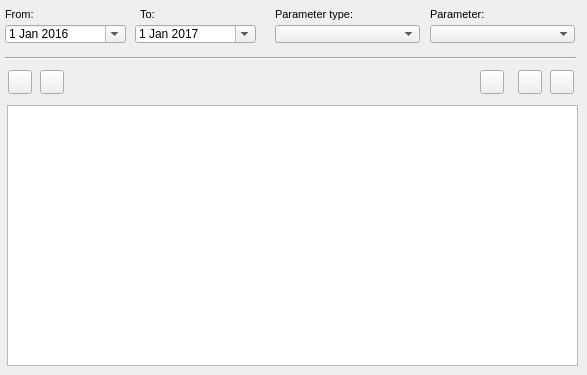
    <widget class="QWidget" name="page_event">
     <attribute name="title">
      <string>O&amp;&amp;M</string>
     </attribute>
     <widget class="QComboBox" name="event_id">
      <property name="geometry">
       <rect>
        <x>430</x>
        <y>25</y>
        <width>145</width>
        <height>18</height>
       </rect>
      </property>
     </widget>
     <widget class="QPushButton" name="btn_new_visit">
      <property name="geometry">
       <rect>
        <x>40</x>
        <y>70</y>
        <width>24</width>
        <height>24</height>
       </rect>
      </property>
      <property name="sizePolicy">
       <sizepolicy hsizetype="Minimum" vsizetype="Fixed">
        <horstretch>0</horstretch>
        <verstretch>0</verstretch>
       </sizepolicy>
      </property>
      <property name="styleSheet">
       <string notr="true"/>
      </property>
      <property name="text">
       <string/>
      </property>
      <property name="icon">
       <iconset>
        <normaloff>../icons/64b.png</normaloff>../icons/64b.png</iconset>
      </property>
      <property name="iconSize">
       <size>
        <width>22</width>
        <height>22</height>
       </size>
      </property>
     </widget>
     <widget class="QLabel" name="label_event_paratype">
      <property name="geometry">
       <rect>
        <x>275</x>
        <y>3</y>
        <width>93</width>
        <height>22</height>
       </rect>
      </property>
      <property name="font">
       <font>
        <pointsize>8</pointsize>
       </font>
      </property>
      <property name="layoutDirection">
       <enum>Qt::LeftToRight</enum>
      </property>
      <property name="frameShape">
       <enum>QFrame::NoFrame</enum>
      </property>
      <property name="frameShadow">
       <enum>QFrame::Raised</enum>
      </property>
      <property name="text">
       <string>Parameter type:</string>
      </property>
      <property name="textFormat">
       <enum>Qt::AutoText</enum>
      </property>
      <property name="scaledContents">
       <bool>false</bool>
      </property>
      <property name="margin">
       <number>3</number>
      </property>
     </widget>
     <widget class="QComboBox" name="event_type">
      <property name="geometry">
       <rect>
        <x>275</x>
        <y>25</y>
        <width>145</width>
        <height>18</height>
       </rect>
      </property>
     </widget>
     <widget class="QDateEdit" name="date_event_to">
      <property name="geometry">
       <rect>
        <x>135</x>
        <y>25</y>
        <width>121</width>
        <height>18</height>
       </rect>
      </property>
      <property name="date">
       <date>
        <year>2017</year>
        <month>1</month>
        <day>1</day>
       </date>
      </property>
      <property name="calendarPopup">
       <bool>true</bool>
      </property>
     </widget>
     <widget class="QPushButton" name="btn_open_gallery">
      <property name="geometry">
       <rect>
        <x>480</x>
        <y>70</y>
        <width>24</width>
        <height>24</height>
       </rect>
      </property>
      <property name="styleSheet">
       <string notr="true"/>
      </property>
      <property name="text">
       <string/>
      </property>
      <property name="icon">
       <iconset>
        <normaloff>../icons/136b.png</normaloff>../icons/136b.png</iconset>
      </property>
      <property name="iconSize">
       <size>
        <width>22</width>
        <height>22</height>
       </size>
      </property>
     </widget>
     <widget class="QLabel" name="label_event_parameter">
      <property name="geometry">
       <rect>
        <x>430</x>
        <y>3</y>
        <width>91</width>
        <height>22</height>
       </rect>
      </property>
      <property name="font">
       <font>
        <pointsize>8</pointsize>
       </font>
      </property>
      <property name="frameShape">
       <enum>QFrame::NoFrame</enum>
      </property>
      <property name="frameShadow">
       <enum>QFrame::Raised</enum>
      </property>
      <property name="text">
       <string>Parameter:</string>
      </property>
      <property name="textFormat">
       <enum>Qt::AutoText</enum>
      </property>
      <property name="scaledContents">
       <bool>false</bool>
      </property>
      <property name="margin">
       <number>3</number>
      </property>
     </widget>
     <widget class="QDateEdit" name="date_event_from">
      <property name="geometry">
       <rect>
        <x>5</x>
        <y>25</y>
        <width>121</width>
        <height>18</height>
       </rect>
      </property>
      <property name="date">
       <date>
        <year>2016</year>
        <month>1</month>
        <day>1</day>
       </date>
      </property>
      <property name="calendarPopup">
       <bool>true</bool>
      </property>
     </widget>
     <widget class="QTableView" name="tbl_event_node">
      <property name="geometry">
       <rect>
        <x>7</x>
        <y>105</y>
        <width>571</width>
        <height>261</height>
       </rect>
      </property>
      <property name="sortingEnabled">
       <bool>true</bool>
      </property>
     </widget>
     <widget class="QLabel" name="label_data_event_from">
      <property name="geometry">
       <rect>
        <x>5</x>
        <y>3</y>
        <width>90</width>
        <height>22</height>
       </rect>
      </property>
      <property name="font">
       <font>
        <pointsize>8</pointsize>
       </font>
      </property>
      <property name="frameShape">
       <enum>QFrame::NoFrame</enum>
      </property>
      <property name="frameShadow">
       <enum>QFrame::Plain</enum>
      </property>
      <property name="text">
       <string>From:</string>
      </property>
      <property name="textFormat">
       <enum>Qt::AutoText</enum>
      </property>
      <property name="scaledContents">
       <bool>false</bool>
      </property>
      <property name="alignment">
       <set>Qt::AlignLeading|Qt::AlignLeft|Qt::AlignVCenter</set>
      </property>
      <property name="margin">
       <number>3</number>
      </property>
     </widget>
     <widget class="QLabel" name="label_data_event_to">
      <property name="geometry">
       <rect>
        <x>140</x>
        <y>3</y>
        <width>31</width>
        <height>22</height>
       </rect>
      </property>
      <property name="font">
       <font>
        <pointsize>8</pointsize>
       </font>
      </property>
      <property name="frameShape">
       <enum>QFrame::NoFrame</enum>
      </property>
      <property name="frameShadow">
       <enum>QFrame::Raised</enum>
      </property>
      <property name="text">
       <string>To:</string>
      </property>
      <property name="textFormat">
       <enum>Qt::AutoText</enum>
      </property>
      <property name="scaledContents">
       <bool>false</bool>
      </property>
      <property name="margin">
       <number>3</number>
      </property>
     </widget>
     <widget class="Line" name="line_7">
      <property name="geometry">
       <rect>
        <x>5</x>
        <y>50</y>
        <width>571</width>
        <height>16</height>
       </rect>
      </property>
      <property name="orientation">
       <enum>Qt::Horizontal</enum>
      </property>
     </widget>
     <widget class="QPushButton" name="btn_open_visit_doc">
      <property name="geometry">
       <rect>
        <x>518</x>
        <y>70</y>
        <width>24</width>
        <height>24</height>
       </rect>
      </property>
      <property name="styleSheet">
       <string notr="true"/>
      </property>
      <property name="text">
       <string/>
      </property>
      <property name="icon">
       <iconset>
        <normaloff>../icons/170b.png</normaloff>../icons/170b.png</iconset>
      </property>
      <property name="iconSize">
       <size>
        <width>22</width>
        <height>22</height>
       </size>
      </property>
     </widget>
     <widget class="QPushButton" name="btn_open_visit_event">
      <property name="geometry">
       <rect>
        <x>550</x>
        <y>70</y>
        <width>24</width>
        <height>24</height>
       </rect>
      </property>
      <property name="styleSheet">
       <string notr="true"/>
      </property>
      <property name="text">
       <string/>
      </property>
      <property name="icon">
       <iconset>
        <normaloff>../icons/134b.png</normaloff>../icons/134b.png</iconset>
      </property>
      <property name="iconSize">
       <size>
        <width>22</width>
        <height>22</height>
       </size>
      </property>
     </widget>
     <widget class="QPushButton" name="btn_open_visit">
      <property name="geometry">
       <rect>
        <x>8</x>
        <y>70</y>
        <width>24</width>
        <height>24</height>
       </rect>
      </property>
      <property name="styleSheet">
       <string notr="true"/>
      </property>
      <property name="text">
       <string/>
      </property>
      <property name="icon">
       <iconset>
        <normaloff>../icons/65b.png</normaloff>../icons/65b.png</iconset>
      </property>
      <property name="iconSize">
       <size>
        <width>22</width>
        <height>22</height>
       </size>
      </property>
     </widget>
    </widget>
